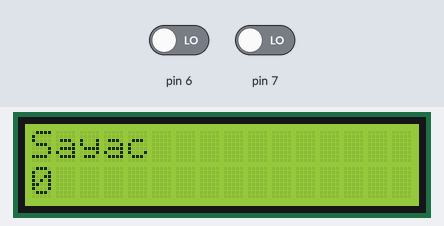
Simulated run of this sketch. Board: Arduino Uno, built with avr-gcc and run on an emulated ATmega328P. On the bench: 16×2 character LCD. The test bench sets the inputs (shaded band); at power-on: pin 6 LOW, pin 7 LOW.

Above: at 1.2 s.
1.3 s: pin 6 driven HIGH
At 2.7 s:
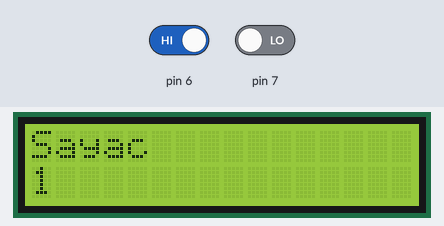
Timing chart, 0 to 4.3 s (numbered marks = the images above; inputs shaded):
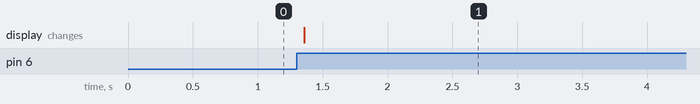

The sketch:

counter.ino
```cpp
#include <LiquidCrystal_I2C.h>
LiquidCrystal_I2C lcd(0x3f,16,2); // Bu kodu kullanırken ekranda yazı çıkmaz ise 0x27 yerine 0x3f yazınız !!
void setup() {
  lcd.begin();  pinMode(6,INPUT);  pinMode(7,INPUT);
}
int solbtn=0;int sagbtn=0;int sayac=0;
void loop(){
  if(digitalRead(6)&&sagbtn==0) sayac++;
  if(digitalRead(7)&&solbtn==0) sayac--;
  lcd.setCursor(0,0);lcd.print("Sayac");
  lcd.setCursor(0,1);lcd.print(sayac);
  sagbtn=digitalRead(6);
  solbtn=digitalRead(7);delay(100);
 }
```

Measured:
- after the input at 1.3 s, the display: changes after 0.06 s (image 1)
